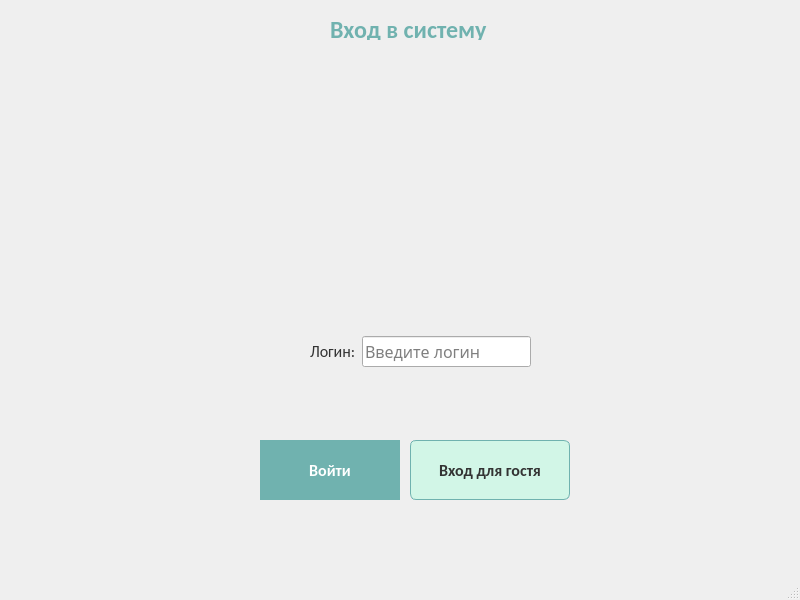
<?xml version="1.0" encoding="UTF-8"?>
<ui version="4.0">
 <class>MainWindow</class>
 <widget class="QMainWindow" name="MainWindow">
  <property name="geometry">
   <rect>
    <x>0</x>
    <y>0</y>
    <width>800</width>
    <height>600</height>
   </rect>
  </property>
  <property name="minimumSize">
   <size>
    <width>800</width>
    <height>600</height>
   </size>
  </property>
  <property name="font">
   <font>
    <family>Sans Serif</family>
    <pointsize>12</pointsize>
   </font>
  </property>
  <property name="windowTitle">
   <string>Авторизация - Чудо Обувь</string>
  </property>
  <property name="windowIcon">
   <iconset>
    <normaloff>../.designer/Рабочий стол/Images/Чудо Обувь.ico</normaloff>../.designer/Рабочий стол/Images/Чудо Обувь.ico</iconset>
  </property>
  <property name="styleSheet">
   <string notr="true"/>
  </property>
  <widget class="QWidget" name="centralwidget">
   <widget class="QLabel" name="label">
    <property name="geometry">
     <rect>
      <x>330</x>
      <y>20</y>
      <width>161</width>
      <height>20</height>
     </rect>
    </property>
    <property name="font">
     <font>
      <family>Calibri</family>
      <pointsize>18</pointsize>
      <bold>true</bold>
     </font>
    </property>
    <property name="styleSheet">
     <string notr="true">QLabel#label {
font-family: 'Calibri';
font-size: 18pt;
font-weight: bold;
color: #70B2AF;
}
</string>
    </property>
    <property name="text">
     <string>Вход в систему</string>
    </property>
   </widget>
   <widget class="QLabel" name="label_2">
    <property name="geometry">
     <rect>
      <x>300</x>
      <y>80</y>
      <width>211</width>
      <height>201</height>
     </rect>
    </property>
    <property name="minimumSize">
     <size>
      <width>150</width>
      <height>150</height>
     </size>
    </property>
    <property name="text">
     <string/>
    </property>
    <property name="pixmap">
     <pixmap>images/Чудо Обувь.png</pixmap>
    </property>
    <property name="scaledContents">
     <bool>true</bool>
    </property>
   </widget>
   <widget class="QWidget" name="layoutWidget">
    <property name="geometry">
     <rect>
      <x>310</x>
      <y>330</y>
      <width>221</width>
      <height>43</height>
     </rect>
    </property>
    <property name="styleSheet">
     <string notr="true">QLineEDit {
background-color: #D2F6E7;
border: 1px solid #70B2AF;
border-radius: 6px;
padding: 8px 12px;
font-family: 'Calibri';
font-size: 12pt;
color: #333333;
}
QLineEdit:focus {
border: 2px solid #70B2AF;
background-color: #EAFCF4;
}
QLabel {
font-family: 'Calibri';
font-size: 12pt;
color: #333333;
}
</string>
    </property>
    <layout class="QHBoxLayout" name="horizontalLayout_2">
     <item>
      <widget class="QLabel" name="loginLabel_2">
       <property name="font">
        <font>
         <family>Calibri</family>
         <pointsize>12</pointsize>
        </font>
       </property>
       <property name="styleSheet">
        <string notr="true">QLabel#lloginLabel_2 {
font-family: 'Calibri';
font-size: 12pt;
font-weight: bold;
}</string>
       </property>
       <property name="text">
        <string>Логин:</string>
       </property>
      </widget>
     </item>
     <item>
      <widget class="QLineEdit" name="loginLineEdit_2">
       <property name="font">
        <font>
         <family>Sans Serif</family>
         <pointsize>12</pointsize>
        </font>
       </property>
       <property name="styleSheet">
        <string notr="true"/>
       </property>
       <property name="placeholderText">
        <string>Введите логин</string>
       </property>
      </widget>
     </item>
    </layout>
   </widget>
   <widget class="QPushButton" name="loginButton">
    <property name="geometry">
     <rect>
      <x>260</x>
      <y>440</y>
      <width>140</width>
      <height>60</height>
     </rect>
    </property>
    <property name="minimumSize">
     <size>
      <width>140</width>
      <height>60</height>
     </size>
    </property>
    <property name="font">
     <font>
      <family>Calibri</family>
      <pointsize>12</pointsize>
      <bold>true</bold>
     </font>
    </property>
    <property name="styleSheet">
     <string notr="true">QPushButton {
background-color: #70B2AF;
color: #FFFFFF;
border: none;
padding: 8px 16px;
font-family: 'Calibri';
font-size: 12pt;
font-weight: bold;
}

QPushButton:hover  {
background-color: #5A9B98;
}

QPushButton:hover {
background-color: #4A8582;
}
</string>
    </property>
    <property name="text">
     <string>Войти</string>
    </property>
   </widget>
   <widget class="QPushButton" name="guestButton">
    <property name="geometry">
     <rect>
      <x>410</x>
      <y>440</y>
      <width>160</width>
      <height>60</height>
     </rect>
    </property>
    <property name="minimumSize">
     <size>
      <width>140</width>
      <height>60</height>
     </size>
    </property>
    <property name="font">
     <font>
      <family>Calibri</family>
      <pointsize>12</pointsize>
      <bold>true</bold>
     </font>
    </property>
    <property name="styleSheet">
     <string notr="true">QPushButton {
background-color: #D2F6E7;
color: #333333;
border: 1px solid #70B2AF;
border-radius: 6px;
font-family: 'Calibri';
font-size: 12pt;
font-weight: bold;
}

QPushButton#guestButton:hover {
background-color: #BBEBD7;
}</string>
    </property>
    <property name="text">
     <string>Вход для гостя</string>
    </property>
   </widget>
  </widget>
  <widget class="QMenuBar" name="menubar">
   <property name="geometry">
    <rect>
     <x>0</x>
     <y>0</y>
     <width>800</width>
     <height>24</height>
    </rect>
   </property>
  </widget>
  <widget class="QStatusBar" name="statusbar"/>
 </widget>
 <resources>
  <include location="res.qrc"/>
 </resources>
 <connections/>
</ui>
